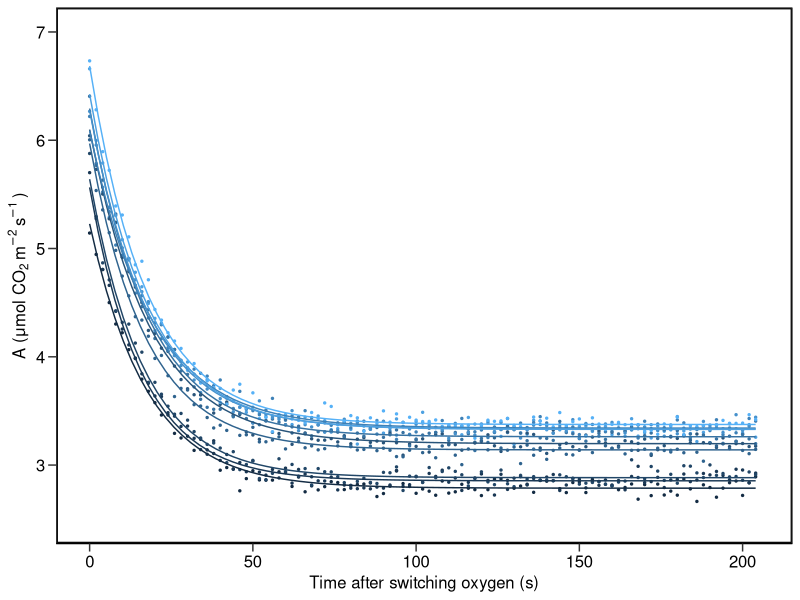
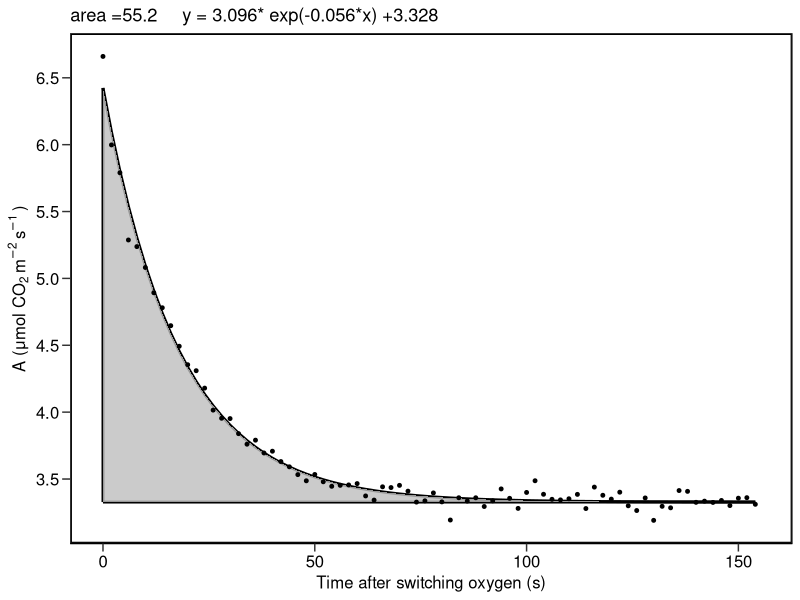
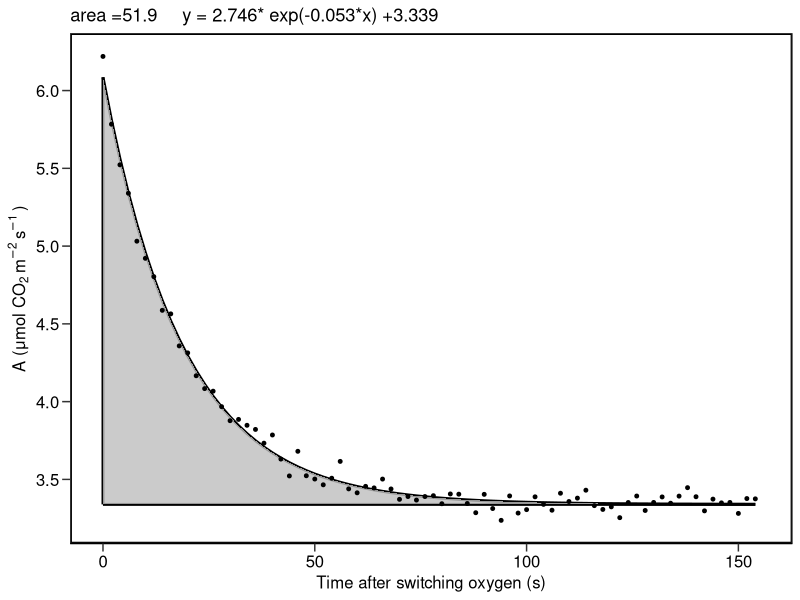
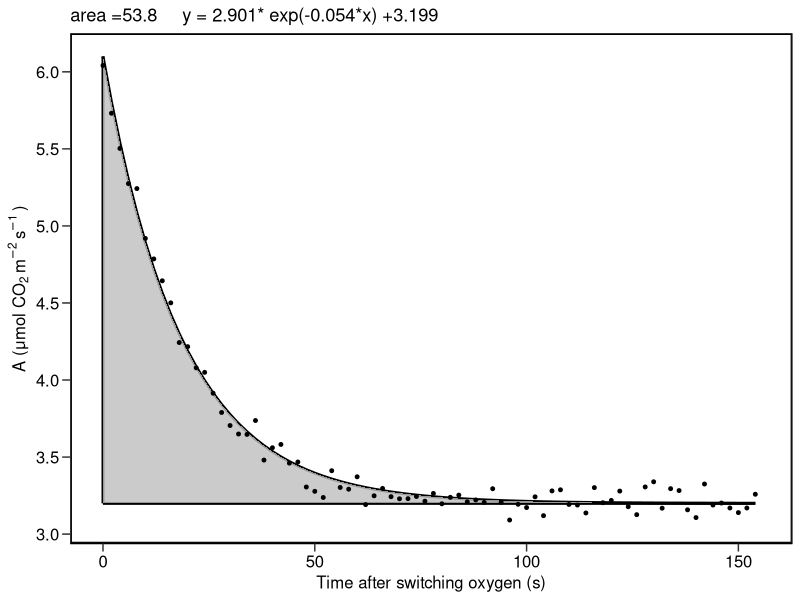
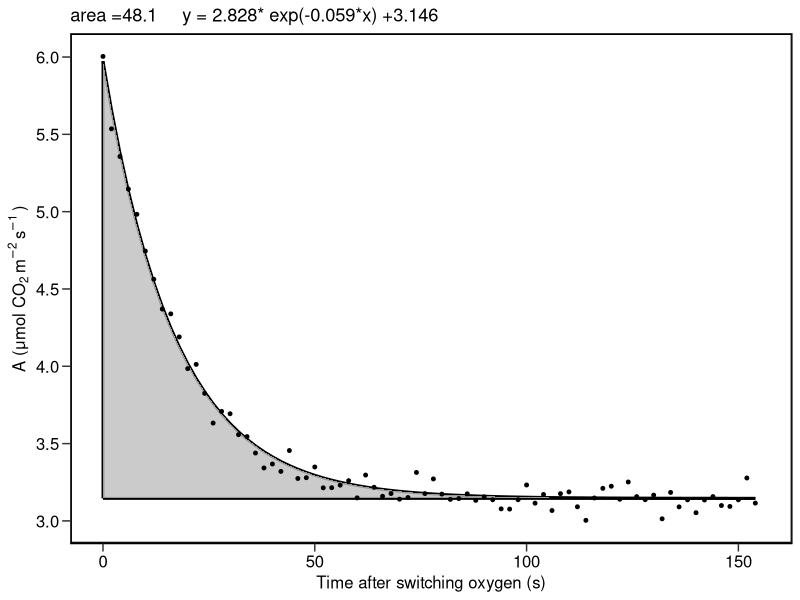
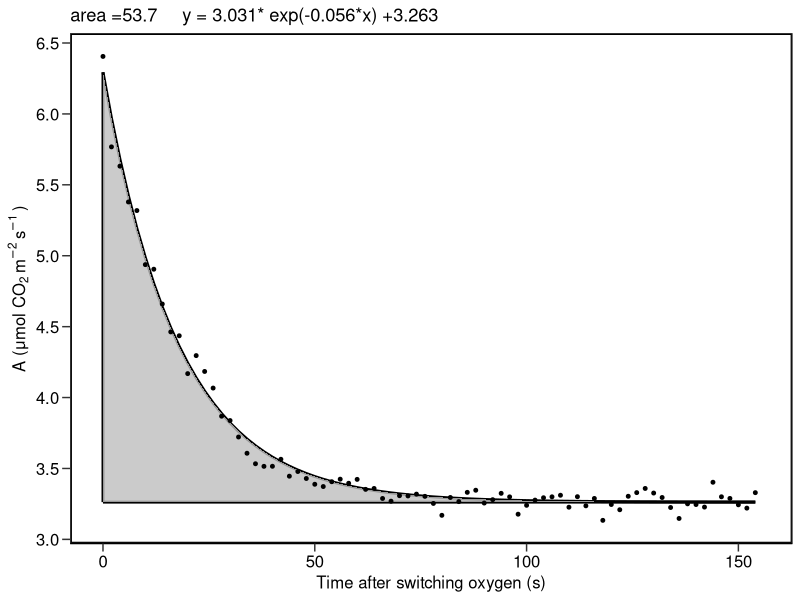
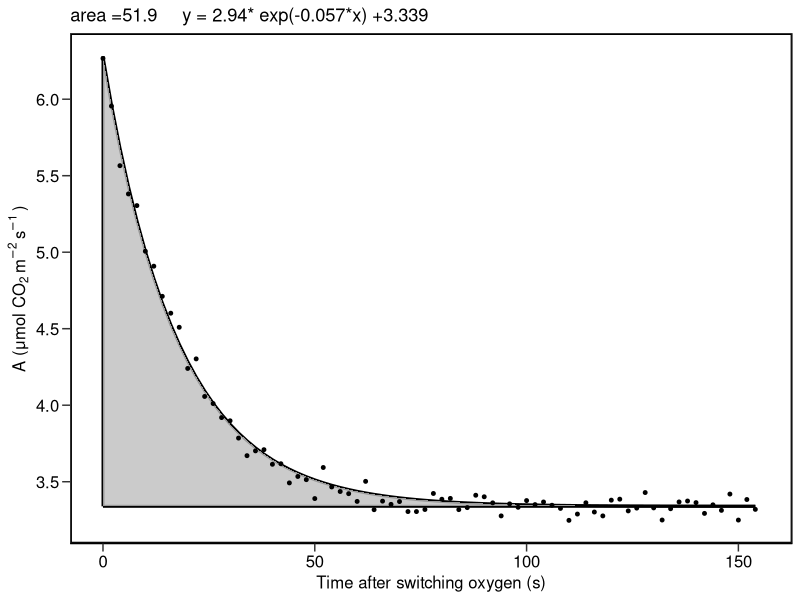
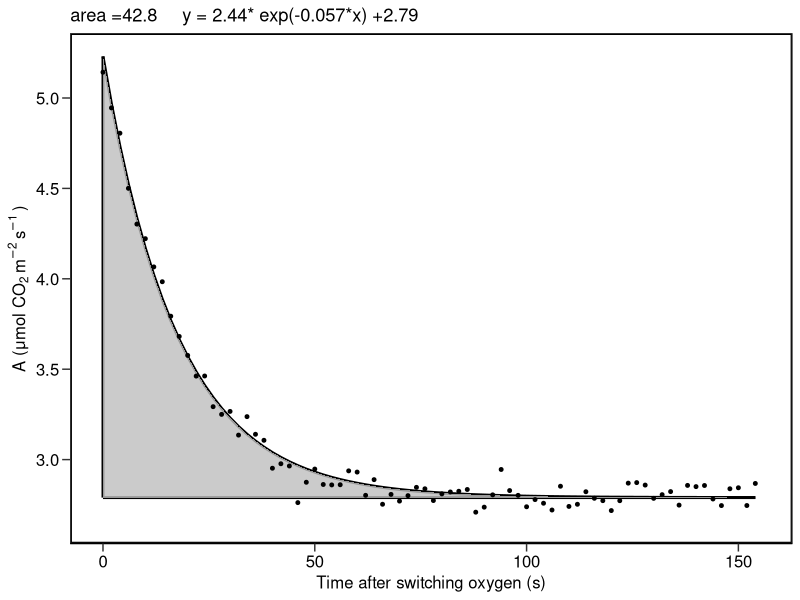

Generate these figures, in order, with R:
# R script to analyze dynamic photosynthesis during oxygen transient. 
# The first half of the script analyzes the low oxygen (2% O2) to high oxygen (40% O2) transition.
# The second half of the script analyzes the high oxygen (40% O2) to low oxygen (2% O2) transition.
# Input csv file should have a column for time and columns for net CO2 assimilation rate,
# with replicates in separate columns.

# Author: XF
# V 1.0

# Libraries required
library(tidyverse)
library(scales)

# plot theme
plot_theme <- {
  theme(
    panel.background = element_rect(
      fill = NA,
      color = "black",
      size = 1.2
    ),
    panel.grid.major = element_blank(),
    panel.grid.minor = element_blank(),
    axis.line.x = element_line(size = 0.5, colour = "black"),
    axis.text.x = element_text(
      angle = 0,
      size = 12,
      vjust = 1,
      color = "black"
    ),
    axis.text.y = element_text(
      angle = 0,
      size = 12,
      hjust = 1,
      color = "black"
    ),
    axis.title = element_text(size = 12),
    legend.key = element_blank(),
    legend.text = element_text(size = 12),
    legend.title = element_blank(),
    axis.ticks.length.x = unit(.08, "inch"),
    axis.ticks.length.y = unit(.08, "inch")
  )
}

# define output path
out_path <- 'output_O2_transient'
dir.create(out_path)


###############################################################################
##    Analysis for low oxygen (2% O2) to high oxygen (40% O2) transition     ##
###############################################################################


# read data for low (2% O2) to high oxygen (40% O2) transition (2-40)
data_2_40 <-
  read_csv("data_O2_transient/low_to_high_O2_transition_2-40.csv") %>%
  filter(Time < 240) # select time up to 240s
rep_name <- c(paste0('rep', (1:(ncol(
  data_2_40
) - 1))))
names(data_2_40) <- c('Time', rep_name)

# function to organize data for low (2% O2) to high oxygen (40% O2) transition (2-40)
makeDf_2_40 <- function(data, rep_no) {
  # compute the mean A before O2 transition
  mean_pre <- data %>%
    filter(Time < 0) %>%
    summarise_at(vars(-Time), ~ mean(., na.rm = TRUE))
  
  # compute the time of A apex
  time_maxA <- data %>% gather(key = Rep, value = A,-Time) %>%
    group_by(Rep) %>%
    slice(which.max(A)) %>%
    select(Rep, Time) %>%
    ungroup() %>%
    column_to_rownames("Rep") %>%
    t %>%
    as.data.frame()
  
  df <- data %>% select('Time', rep_no) %>%
    filter(Time > as.numeric(time_maxA[rep_no])) %>%  #filter points after the apex
    filter((!!as.symbol(rep_no))  <= as.numeric(mean_pre[rep_no])) %>% # filter points <= the mean A before O2 transition
    select(rep_no) %>%
    rename(y = rep_no) %>%
    mutate(t = seq(0, 2 * nrow(.) - 1, 2))  #add time_new <- seq(0, 2* nrow(rep1)-1, 2)
  return (df)
}


# Function to fit exponential model and calculated area for low (2% O2) to high oxygen (40% O2) transition (2-40)
getArea_2_40 <- function(df) {
  # Select an approximate $\theta$, since theta must be lower than min(y), and greater than zero
  theta.0 <- min(df$y) * 0.5
  
  # Estimate the rest parameters using a linear model
  model.0 <- lm(log(y - theta.0) ~ t, data = df)
  alpha.0 <- exp(coef(model.0)[1])
  beta.0 <- coef(model.0)[2]
  
  # Starting parameters
  start <- list(alpha = alpha.0,
                beta = beta.0,
                theta = theta.0)
  
  # Fit the model (with estimated starting parameters)
  model <-
    nls(y ~ alpha * exp(beta * t) + theta ,
        data = df,
        start = start)
  
  # integral of function
  ## define the integrated function
  alpha <- coef(model)['alpha']
  beta <- coef(model)['beta']
  theta <- coef(model)['theta']
  integrand <- function(x) {
    alpha * exp(beta * x) + theta
  }
  # integrate the function from 0 to 150
  upper_int <- 150
  intval <- integrate(integrand, lower = 0, upper = upper_int)
  
  # area between
  area <- intval$value - upper_int * theta
  names(area) <- 'area'
  
  output <- c(area, alpha, beta, theta)
  return (output)
}

# function to plot shaded curves for low (2% O2) to high oxygen (40% O2) transition (2-40)
plotShaded_2_40 <- function(df) {
  area_coef <- getArea_2_40(df)
  area <- area_coef['area']
  alpha <- area_coef['alpha']
  beta <- area_coef['beta']
  theta <- area_coef['theta']
  expFunc <- function(x) {
    alpha * exp(beta * x) + theta
  }
  df$fit <-
    expFunc(df$t)
  df$theta <- theta
  
  # shading using geom_ribbon
  plot <- ggplot(df, aes(x = t, y = y)) +
    geom_line(aes(x = t, y = fit), size = 1, color = 'black') +
    geom_line(aes(x = 0, y = fit), size = 1, color = 'black') +
    geom_line(aes(x = t, y = theta), size = 1, color = 'black') +
    geom_ribbon(aes(ymin = theta, ymax = fit),
                fill = "gray",
                alpha = .8) +
    geom_point(size = 1) +
    theme_bw() +
    ggtitle(paste0(
      "area =",
      round(area, 1),
      "     y = ",
      round(alpha, 3),
      "* exp(",
      round(beta, 3),
      "*x) +" ,
      round(theta, 3)
    )) +
    scale_x_continuous(name = 'Time after switching oxygen (s)',
                       #expand = c(0, 0),
                       limits = c(0, 155)) +
    scale_y_continuous(
      name = expression("A (\u03BCmol CO"[2] ~ m ^ -2 ~ s ^ -1 ~ ')'),
      #expand = c(0, 0),
      #limits = c(2, 7),
      breaks = scales::pretty_breaks(n = 6)
    ) +
    theme(legend.position = "none") +
    plot_theme
  
  return (plot)
}

# combine traces from all reps for low (2% O2) to high oxygen (40% O2) transition (2-40)
datalist = list()
for (i in 1:10) {
  tem <- makeDf_2_40(data_2_40, rep_name[i])
  tem['id'] <- rep_name[i]   # Append new row
  datalist[[i]] <- tem
}
all_traces_2_40 = do.call(rbind, datalist)


# plot all traces with fitted lines for low (2% O2) to high oxygen (40% O2) transition (2-40)
# sort id by A value
id_order <- all_traces_2_40 %>%
  filter(t == 100) %>%
  arrange(y) %>%
  select(id) %>%
  pull()

# add the order to a new column
all_traces_2_40 <- all_traces_2_40 %>%
  rowwise() %>%
  mutate(ordered = which(id_order == id))


plot_traces <- all_traces_2_40 %>%
  ggplot(aes(
    x = t,
    y = y,
    group = ordered,
    color = ordered
  )) +
  geom_point(size = .5) +
  # SSasymp: Self-Starting Nls Asymptotic Regression Model
  stat_smooth(
    method = "nls",
    formula = y ~ SSasymp(x, Asym, R0, lrc),
    se = FALSE,
    size = 0.5
  ) +
  theme_bw() +
  scale_x_continuous(name = 'Time after switching oxygen (s)',
                     #expand = c(0, 0),
                     limits = c(0, 205)) +
  scale_y_continuous(
    name = expression("A (\u03BCmol CO"[2] ~ m ^ -2 ~ s ^ -1 ~ ')'),
    #expand = c(0, 0),
    limits = c(2.5, 7),
    breaks = scales::pretty_breaks(n = 6)
  ) +
  #scale_colour_gradient(low = "grey", high = "black") +
  theme(legend.position = "none") +
  plot_theme


ggsave(
  paste0(out_path, "/figure_combined_traces_2_40.jpeg"),
  plot_traces,
  width = 6,
  height = 5,
  dpi = 600,
  units = "in"
)

# combine integrated areas from all reps for low (2% O2) to high oxygen (40% O2) transition (2-40)
datalist = list()

for (i in 1:10) {
  tem <-
    makeDf_2_40(data_2_40, rep_name[i]) %>% getArea_2_40()  # Create new row
  tem['id'] <- rep_name[i] # Append new row
  datalist[[i]] <- tem
}

all_area_2_40 = do.call(rbind, datalist)
write.csv(all_area_2_40, paste0(out_path, "/fitting_parameters_2_40.csv"))


# plot each shaded curve for low (2% O2) to high oxygen (40% O2) transition (2-40)
for (i in 1:10) {
  plot <- makeDf_2_40(data_2_40, rep_name[i]) %>% plotShaded_2_40()
  ggsave(
    paste0(out_path, "/figure_2_40_", rep_name[i], ".jpeg"),
    plot,
    width = 6,
    height = 5,
    dpi = 600,
    units = "in"
  )
}

###############################################################################
##    Analysis for high oxygen (40% O2) to low oxygen (2% O2) transition     ##
###############################################################################

#---------------------------------------------------------------------
# read data for high (40% O2) to low oxygen (2% O2) transition (40-2)
data_40_2 <- read_csv("data_O2_transient/high_to_low_O2_transition_40-2.csv") %>%
  filter(Time < 240) # select time up to 240s
rep_name <- c(paste0('rep', (1:(ncol(
  data_40_2
) - 1))))
names(data_40_2) <- c('Time', rep_name)


# function to organize data for high (40% O2) to low oxygen (2% O2) transition (40-2)
makeDf_40_2 <- function(data, rep_no) {
  # compute the mean A before O2 transition
  mean_pre <- data %>%
    filter(Time < 0) %>%
    summarise_at(vars(-Time), ~ mean(., na.rm = TRUE))
  
  # compute the time of A apex
  time_minA <- data %>% gather(key = Rep, value = A, -Time) %>%
    group_by(Rep) %>%
    slice(which.min(A)) %>%
    select(Rep, Time) %>%
    ungroup() %>%
    column_to_rownames("Rep") %>%
    t %>%
    as.data.frame()
  
  df <- data %>% select('Time', rep_no) %>%
    filter(Time > as.numeric(time_minA[rep_no])) %>%  #filter points after the apex
    filter((!!as.symbol(rep_no))  >= as.numeric(mean_pre[rep_no])) %>% # filter points <= the mean A before O2 transition
    select(rep_no) %>%
    rename(y = rep_no) %>%
    mutate(t = seq(0, 2 * nrow(.) - 1, 2))  #add time_new <- seq(0, 2* nrow(rep1)-1, 2)
  return (df)
}

# Function to fit negative exponential model and calculated area for high (40% O2) to low oxygen (2% O2) transition (40-2)
getArea_40_2 <- function(df) {
  # Exponential Model Fitting

  # Prepare a good initial state
  theta.0 <- max(df$y) * 1.1
  
  # Estimate the rest parameters using a linear model
  model.0 <- lm(log(-y + theta.0) ~ t, data = df)
  alpha.0 <- -exp(coef(model.0)[1])
  beta.0 <- coef(model.0)[2]
  
  # starting parameters
  start <- list(alpha = alpha.0,
                beta = beta.0,
                theta = theta.0)
  
  # Fit the model
  model <-
    nls(y ~ alpha * exp(beta * t) + theta ,
        data = df,
        start = start)
  
  
  # integral of function
  ## define the integrated function
  alpha <- coef(model)['alpha']
  beta <- coef(model)['beta']
  theta <- coef(model)['theta']
  integrand <- function(x) {
    alpha * exp(beta * x) + theta
  }
  # integrate the function from 0 to 150
  upper_int <- 150
  intval <- integrate(integrand, lower = 0, upper = upper_int)
  
  # area between
  area <- upper_int * theta - intval$value
  names(area) <- 'area'
  
  output <- c(area, alpha, beta, theta)
  return (output)
}

# function to plot for high (40% O2) to low oxygen (2% O2) transition (40-2)
plotShaded_40_2 <- function(df) {
  area_coef <- getArea_40_2(df)
  area <- area_coef['area']
  alpha <- area_coef['alpha']
  beta <- area_coef['beta']
  theta <- area_coef['theta']
  expFunc <- function(x) {
    alpha * exp(beta * x) + theta
  }
  df$fit <-
    expFunc(df$t)   # df$fit <- predict(model, list(x = df$t))
  df$theta <- theta # y = 3.096 * exp(-0.056 * x) + 3.328
  
  # shading using geom_ribbon
  plot <- ggplot(df, aes(x = t, y = y)) +
    geom_line(aes(x = t, y = fit), size = 1, color = 'black') +
    geom_line(aes(x = 0, y = fit), size = 1, color = 'black') +
    geom_line(aes(x = t, y = theta), size = 1, color = 'black') +
    geom_ribbon(aes(ymin = theta, ymax = fit),
                fill = "gray",
                alpha = .8) +
    geom_point(size = 1) +
    theme_bw() +
    ggtitle(paste0(
      "area =",
      round(area, 1),
      "     y = ",
      round(alpha, 3),
      "* exp(",
      round(beta, 3),
      "*x) +" ,
      round(theta, 3)
    )) +
    scale_x_continuous(name = 'Time after switching oxygen (s)',
                       #expand = c(0, 0),
                       limits = c(0, 155)) +
    scale_y_continuous(
      name = expression("A (\u03BCmol CO"[2] ~ m ^ -2 ~ s ^ -1 ~ ')'),
      #expand = c(0, 0),
      #limits = c(2, 7),
      breaks = scales::pretty_breaks(n = 6)
    ) +
    theme(legend.position = "none") +
    plot_theme
  return (plot)
}



# combine traces from all reps for high (40% O2) to low oxygen (2% O2) transition (40-2)
datalist = list()
for (i in 1:10) {
  tem <- makeDf_40_2(data_40_2, rep_name[i])
  tem['id'] <- rep_name[i]  # Append new row
  datalist[[i]] <- tem
}
all_traces_40_2 = do.call(rbind, datalist)

# plot all traces with fitted lines
# sort id by A value
id_order <- all_traces_40_2 %>%
  filter(t == 100) %>%
  arrange(y) %>%
  select(id) %>%
  pull()

# add the order to a new column
all_traces_40_2 <- all_traces_40_2 %>%
  rowwise() %>%
  mutate(ordered = which(id_order == id))


plot_traces <- all_traces_40_2 %>%
  ggplot(aes(
    x = t,
    y = y,
    group = ordered,
    color = ordered
  )) +
  geom_point(size = .5) +
  # SSasymp: Self-Starting Nls Asymptotic Regression Model
  stat_smooth(
    method = "nls",
    formula = y ~ SSasymp(x, Asym, R0, lrc),
    se = FALSE,
    size = 0.5
  ) +
  theme_bw() +
  scale_x_continuous(name = 'Time after switching oxygen (s)',
                     #expand = c(0, 0),
                     limits = c(0, 205)) +
  scale_y_continuous(
    name = expression("A (\u03BCmol CO"[2] ~ m ^ -2 ~ s ^ -1 ~ ')'),
    #expand = c(0, 0),
    limits = c(2.5, 7),
    breaks = scales::pretty_breaks(n = 6)
  ) +
  #scale_colour_gradient(low = "grey", high = "black") +
  theme(legend.position = "none") +
  plot_theme


ggsave(
  paste0(out_path, "/figure_combined_traces_40_2.jpeg"),
  plot_traces,
  width = 6,
  height = 5,
  dpi = 600,
  units = "in"
)

# combine results from all reps for high (40% O2) to low oxygen (2% O2) transition (40-2)
datalist = list()

for (i in 1:10) {
  tem <-
    makeDf_40_2(data_40_2, rep_name[i]) %>% getArea_40_2()  # Create new row
  tem['id'] <- rep_name[i]                 # Append new row
  datalist[[i]] <- tem
}

all_area_40_2 = do.call(rbind, datalist)
write.csv(all_area_40_2, paste0(out_path, "/table_fitting_parameters_40_2.csv"))

# plot each shaded curve for high (40% O2) to low oxygen (2% O2) transition (40-2)
for (i in 1:10) {
  plot <- makeDf_40_2(data_40_2, rep_name[i]) %>% plotShaded_40_2()
  ggsave(
    paste0(out_path, "/figure_40_2_", rep_name[i], ".jpeg"),
    plot,
    width = 6,
    height = 5,
    dpi = 300,
    units = "in"
  )
}

